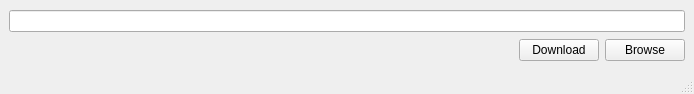
<?xml version="1.0" encoding="UTF-8"?>
<ui version="4.0">
 <class>DownloaderWindow</class>
 <widget class="QMainWindow" name="DownloaderWindow">
  <property name="geometry">
   <rect>
    <x>0</x>
    <y>0</y>
    <width>694</width>
    <height>94</height>
   </rect>
  </property>
  <property name="minimumSize">
   <size>
    <width>0</width>
    <height>94</height>
   </size>
  </property>
  <property name="maximumSize">
   <size>
    <width>16777215</width>
    <height>94</height>
   </size>
  </property>
  <property name="windowTitle">
   <string>MainWindow</string>
  </property>
  <widget class="QWidget" name="centralwidget">
   <layout class="QHBoxLayout" name="horizontalLayout_2">
    <item>
     <layout class="QVBoxLayout" name="verticalLayout">
      <item>
       <widget class="QLineEdit" name="downloadLineEdit"/>
      </item>
      <item>
       <layout class="QHBoxLayout" name="horizontalLayout">
        <item>
         <spacer name="horizontalSpacer">
          <property name="orientation">
           <enum>Qt::Horizontal</enum>
          </property>
          <property name="sizeHint" stdset="0">
           <size>
            <width>40</width>
            <height>20</height>
           </size>
          </property>
         </spacer>
        </item>
        <item>
         <widget class="QPushButton" name="downloadButton">
          <property name="text">
           <string>Download</string>
          </property>
         </widget>
        </item>
        <item>
         <widget class="QPushButton" name="browseButton">
          <property name="text">
           <string>Browse</string>
          </property>
         </widget>
        </item>
       </layout>
      </item>
     </layout>
    </item>
   </layout>
  </widget>
  <widget class="QStatusBar" name="statusbar"/>
 </widget>
 <resources/>
 <connections/>
</ui>
